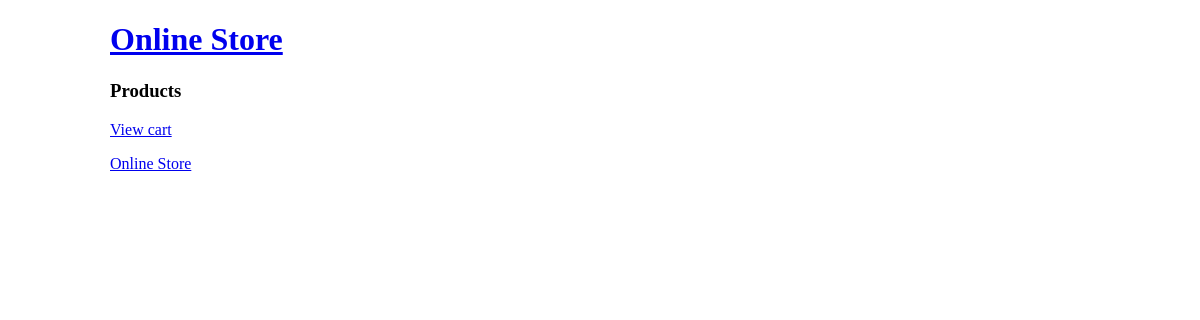
The page /Store/index.php on the database as committed earlier.
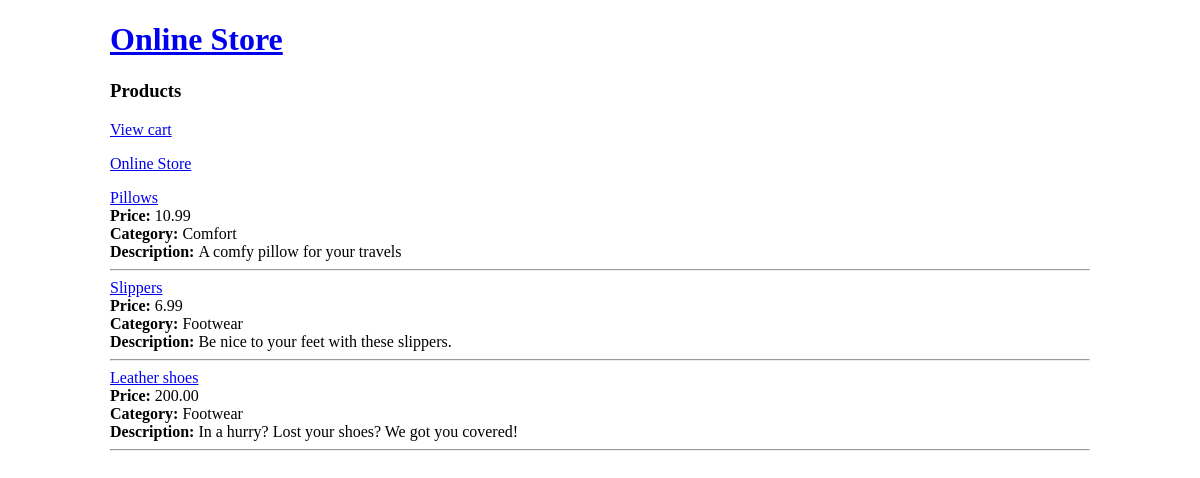
The same page on the database as committed later.
### tables this page shows
CREATE TABLE IF NOT EXISTS `products` (
  `id` int(11) NOT NULL AUTO_INCREMENT,
  `name` varchar(100) DEFAULT NULL,
  `price` decimal(18,2) DEFAULT NULL,
  `stock` int(255) DEFAULT NULL,
  `serial_num` int(11) DEFAULT NULL,
  `description` varchar(100) DEFAULT NULL,
  `category` varchar(100) DEFAULT NULL,
  PRIMARY KEY (`id`)
);

### Store/Models/Products.php (called while the page is built, shortened)
<?php
class Product
{
    public function getProducts()
    {
        $db = Database::getDB();
        $sql = "SELECT * FROM products";
        $result = $db->query($sql);
        $products_tolist = $result->fetchAll();
        return $products_tolist;
    }
}

### Store/index.php (the view, shortened to what this page needs)
<?php
require_once './Models/Products.php';
$product = new Product();
?>
<!DOCTYPE html>
<html>
<head>
</head>
<body>
    <h1><a href="./index.php">Online Store</a></h1>
    <h3>Products</h3>
    <main>
        <p><a href="./index.php?view_cart=1">View cart</a></p>
<?php if(isset($_GET['view_product'])) : ?>
    <?php
        $idee = $_GET['view_product'];
        $product_sing = $product->getProduct($idee);
        echo "<span><a href='./index.php'>Online Store</a> &gt; <a href='./index.php?category=". $product_sing['category'] ."'>" . $product_sing['category'] . "</a></span>" . "<br>";
        echo "<b>Name: </b>" . $product_sing['name'] . "<br>" .
            "<b>Price: </b>" . $product_sing['price'] . "<br>" .
            "<b>Category: </b>" . $product_sing['category'] . "<br>" .
            "<b>Description: </b>" . $product_sing['description'] . "<br>" .
            "<b>Items left in stock: </b>" . $product_sing['stock'] . "<br>" .
            "<p>
            <form action='./index.php?view_product=$idee' method='post'>
            <select name='quantity'>
                <option value='1'>1</option>
                <option value='2'>2</option>
                <option value='3'>3</option>
            </select>
            <input type='hidden' name='product_id' value='$idee'/>
            <input type='submit' name='add_to_cart' value='Add to cart'/>
            </form>
            </p>"
            ;
    ?>
<?php else : ?>
<?php
    $products = $product->getProducts();
    echo "<p><a href='./index.php'>Online Store</a></p>";
    foreach($products as $p)
    {
        echo "<a href='./index.php?view_product=" . $p['id'] . "' >". $p['name'] . "</a><br>" .
            "<b>Price: </b>" . $p['price'] . "<br>" .
            "<b>Category: </b>" . $p['category'] . "<br>" .
            "<b>Description: </b>" . $p['description'] . "<hr>";
    }
?>
    </main>
</body>
</html>
<?php endif; ?>

### Store/index.php (style rules this page uses)
body { max-width: 980px; margin: 0 auto; }

Rows that differ between the two databases and show on the page:
added products: name "Pillows", price "10.99", category "Comfort", description "A comfy pillow for your travels"
added products: name "Slippers", price "6.99", category "Footwear", description "Be nice to your feet with these slippers."
added products: name "Leather shoes", price "200.00", category "Footwear", description "In a hurry? Lost your shoes? We got you covered!"
